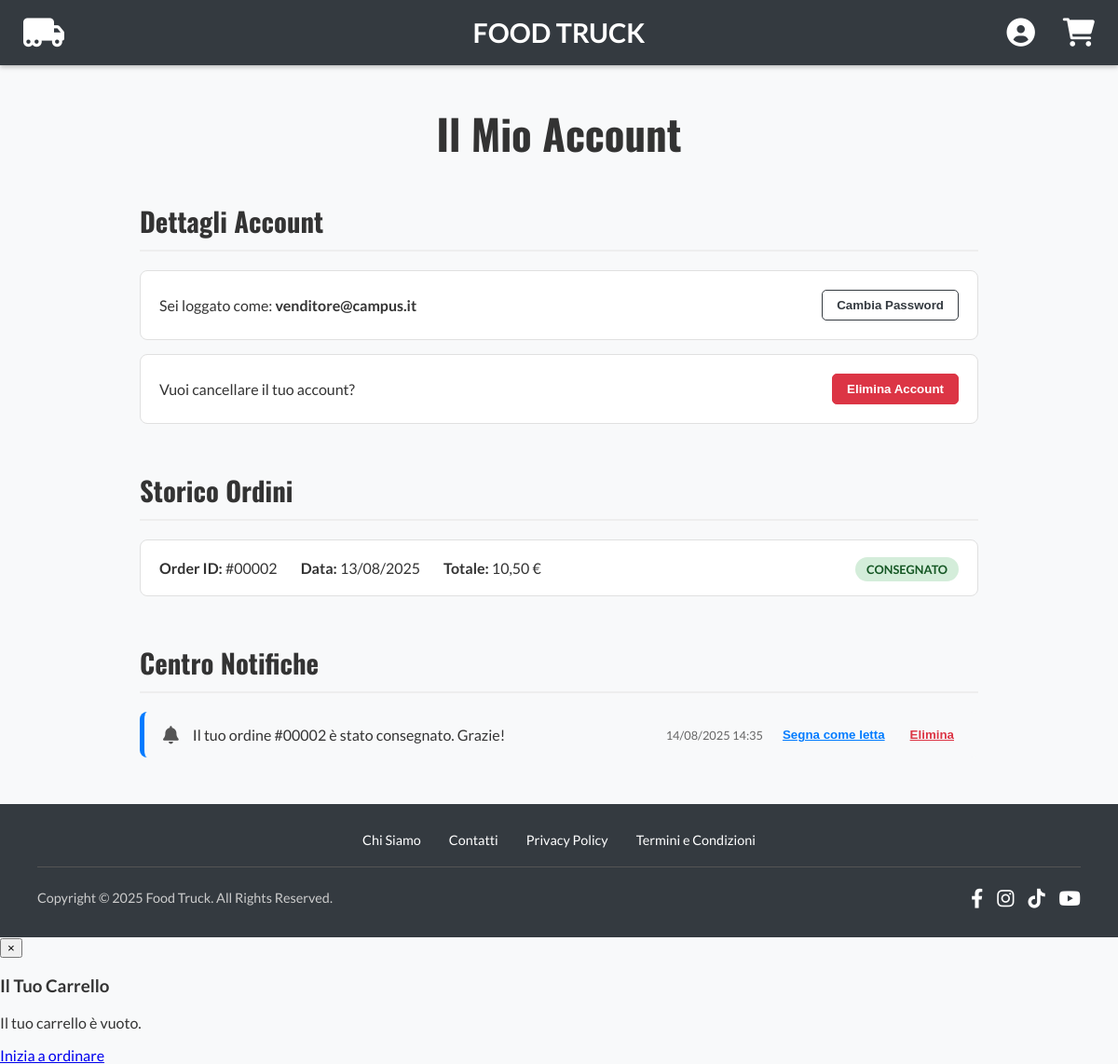
Before: /account.php (signed in) with the older database file.
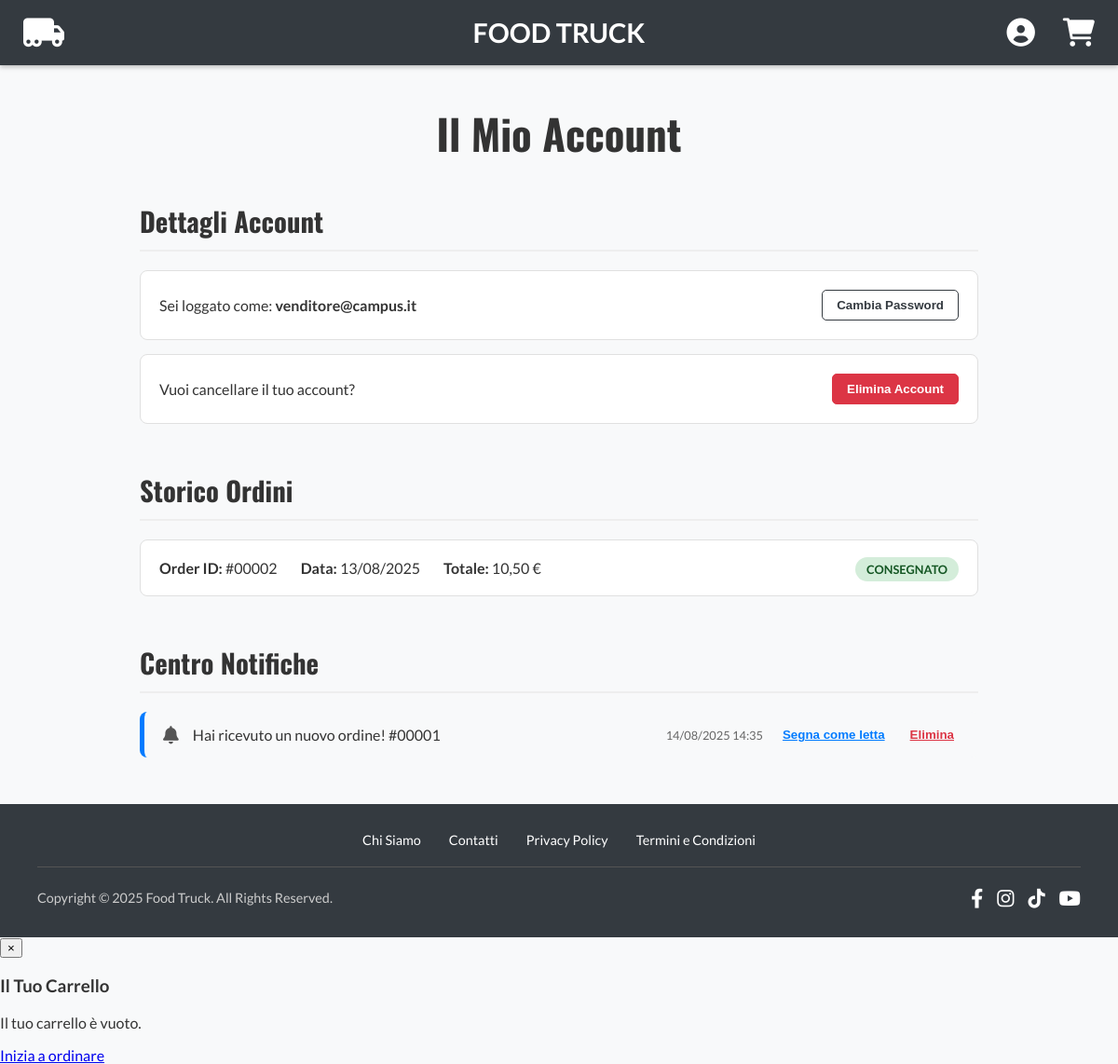
After: the same page with the newer database file.
### tables this page shows
CREATE TABLE IF NOT EXISTS `Ordini` (
    `id_ordine` INT AUTO_INCREMENT PRIMARY KEY,
    `id_utente` INT NOT NULL,
    `data_ordine` DATETIME NOT NULL DEFAULT CURRENT_TIMESTAMP,
    `totale` DECIMAL(6,2) NOT NULL CHECK (totale >= 0),
    `stato` ENUM('ricevuto', 'in_preparazione', 'in_consegna', 'consegnato', 'annullato') NOT NULL DEFAULT 'ricevuto',
    `fascia_oraria_consegna` VARCHAR(50) NOT NULL,
    `aula_consegna` VARCHAR(50),  
    `nome_ricevente` VARCHAR(100) NOT NULL,
    `cognome_ricevente` VARCHAR(100) NOT NULL,
    `note_utente` TEXT,  
    FOREIGN KEY (`id_utente`) REFERENCES `Utenti`(`id_utente`)
);

CREATE TABLE IF NOT EXISTS `Notifiche` (
    `id_notifica` INT AUTO_INCREMENT PRIMARY KEY,
    `id_utente_destinatario` INT NOT NULL,
    `messaggio` TEXT NOT NULL,
    `data_creazione` DATETIME NOT NULL DEFAULT CURRENT_TIMESTAMP,
    `letta` BOOLEAN NOT NULL DEFAULT FALSE,
    `tipo_notifica` ENUM('ordine_status', 'disponibilita_prodotto', 'messaggio_generico', 'sconto_benvenuto', 'fascia_piena_venditore', 'nuovo_ordine_venditore') NOT NULL DEFAULT 'messaggio_generico',
    `id_ordine_riferimento` INT,  
    FOREIGN KEY (`id_utente_destinatario`) REFERENCES `Utenti`(`id_utente`),
    FOREIGN KEY (`id_ordine_riferimento`) REFERENCES `Ordini`(`id_ordine`)
);

### public/account.php (the view, shortened to what this page needs)
<?php
require_once __DIR__ . '/../config/db.php';
include_once __DIR__ . '/../templates/header.php';
$user_id = $_SESSION['user_id'];
$user_email = $_SESSION['user_email'];
$ordini = [];
$stmt_ordini = $conn->prepare("SELECT id_ordine, data_ordine, totale, stato FROM Ordini WHERE id_utente = ? ORDER BY data_ordine DESC");
$stmt_ordini->bind_param("i", $user_id);
$stmt_ordini->execute();
$result_ordini = $stmt_ordini->get_result();
while ($row = $result_ordini->fetch_assoc()) {
    $ordini[] = $row;
}
$notifiche = [];
$stmt_notifiche = $conn->prepare("SELECT id_notifica, messaggio, data_creazione, letta FROM Notifiche WHERE id_utente_destinatario = ? ORDER BY data_creazione DESC");
$stmt_notifiche->bind_param("i", $user_id);
$stmt_notifiche->execute();
$result_notifiche = $stmt_notifiche->get_result();
while ($row = $result_notifiche->fetch_assoc()) {
    $notifiche[] = $row;
}
?>
<!DOCTYPE html>
<html lang="it">
<head>
    <link rel="stylesheet" href="css/account.css">
</head>
<body>
    <div class="account-container">
        <h1>Il Mio Account</h1>
        <section class="account-section">
            <h2>Dettagli Account</h2>
            <div class="details-card">
                <span>Sei loggato come: <strong><?php echo htmlspecialchars($user_email); ?></strong></span>
                <button class="btn-secondary">Cambia Password</button>
            </div>
            <div class="details-card">
                <span>Vuoi cancellare il tuo account?</span>
                <button class="btn-danger">Elimina Account</button>
            </div>
        </section>
        <section class="account-section">
            <h2>Storico Ordini</h2>
            <div class="order-history-container">
                <?php if (empty($ordini)): ?>
                    <p>Non hai ancora effettuato nessun ordine.</p>
                <?php else: ?>
                    <?php foreach ($ordini as $ordine): ?>
                        <div class="order-card">
                            <div class="order-info">
                                <span><strong>Order ID:</strong> #<?php echo str_pad($ordine['id_ordine'], 5, '0', STR_PAD_LEFT); ?></span>
                                <span><strong>Data:</strong> <?php echo date('d/m/Y', strtotime($ordine['data_ordine'])); ?></span>
                                <span><strong>Totale:</strong> <?php echo number_format($ordine['totale'], 2, ',', ''); ?> €</span>
                            </div>
                            <div class="order-status">
                                <span class="status-badge status-<?php echo strtolower(htmlspecialchars($ordine['stato'])); ?>">
                                    <?php echo htmlspecialchars(str_replace('_', ' ', $ordine['stato'])); ?>
                                </span>
                            </div>
                        </div>
                    <?php endforeach; ?>
                <?php endif; ?>
            </div>
        </section>
        <section class="account-section">
            <h2>Centro Notifiche</h2>
            <div class="notifications-container">
                <?php if (empty($notifiche)): ?>
                    <p>Nessuna notifica presente.</p>
                <?php else: ?>
                    <?php foreach ($notifiche as $notifica): ?>
                        <div class="notification-item <?php echo !$notifica['letta'] ? 'unread' : ''; ?>">
                            <div class="notification-text">
                                <i class="fas fa-bell"></i>
                                <p><?php echo htmlspecialchars($notifica['messaggio']); ?></p>
                            </div>
                            <div class="notification-actions">
                                <span><?php echo date('d/m/Y H:i', strtotime($notifica['data_creazione'])); ?></span>
                                <?php if (!$notifica['letta']): ?>
                                    <button class="btn-link">Segna come letta</button>
                                <?php endif; ?>
                                <button class="btn-link-danger">Elimina</button>
                            </div>
                        </div>
                    <?php endforeach; ?>
                <?php endif; ?>
            </div>
        </section>
    </div>
    <?php include_once __DIR__ . '/../templates/footer.php'; ?>

### templates/header.php (shortened to what this page needs)
<?php
$is_logged_in = isset($_SESSION['user_id']);
?>
<!DOCTYPE html>
<html lang="it">
<head>
    <link rel="stylesheet" href="css/style.css">
    <link rel="stylesheet" href="css/header.css">
    <link rel="stylesheet" href="css/footer.css">
    <link rel="stylesheet" href="https://cdnjs.cloudflare.com/ajax/libs/font-awesome/6.0.0-beta3/css/all.min.css">
</head>
<body>
    <header class="header-fixed-top">
        <nav class="header-nav">
            <div class="header-left">
                <a href="index.php" aria-label="Torna alla Home"><i class="fas fa-truck-moving"></i></a>
            </div>
            <div class="header-center">
                <a href="index.php">Food Truck</a>
            </div>
            <div class="header-right">
                <?php if ($is_logged_in): ?>
                    <div class="user-menu-container">
                        <a href="account.php" aria-label="Profilo Utente"><i class="fas fa-user-circle"></i></a>
                    </div>
                    <div class="header-cart-container">
                        <a href="checkout.php" class="header-icon-link" aria-label="Carrello">
                            <i class="fas fa-shopping-cart"></i>
                        </a>
                    </div>
                <?php else: ?>
                    <a href="login.php" aria-label="Accedi o Registrati"><i class="fas fa-user-circle"></i></a>
                    <a href="login.php" aria-label="Carrello"><i class="fas fa-shopping-cart"></i></a>
                <?php endif; ?>
            </div>
        </nav>
    </header>
    <main>

### templates/footer.php (shortened to what this page needs)
</main>
<footer class="site-footer">
    <div class="footer-top">
        <a href="whoweare.php">Chi Siamo</a>
        <a href="contacts.php">Contatti</a>
        <a href="privacy.php">Privacy Policy</a>
        <a href="termini.php">Termini e Condizioni</a>
    </div>
    <div class="footer-bottom">
        <span>Copyright &copy; <?php echo date('Y'); ?> Food Truck. All Rights Reserved.</span>
        <div class="footer-social">
            <a href="#" aria-label="Facebook"><i class="fab fa-facebook-f"></i></a>
            <a href="#" aria-label="Instagram"><i class="fab fa-instagram"></i></a>
            <a href="#" aria-label="TikTok"><i class="fab fa-tiktok"></i></a>
            <a href="#" aria-label="YouTube"><i class="fab fa-youtube"></i></a>
        </div>
    </div>
</footer>
<div id="cart-overlay" class="cart-overlay-container">
    <div class="cart-overlay-content">
        <button id="close-cart-overlay" class="cart-overlay-close-btn">&times;</button>
        <h3>Il Tuo Carrello</h3>
        <div class="cart-overlay-empty">
            <p>Il tuo carrello è vuoto.</p>
            <a href="order.php" class="btn-hero">Inizia a ordinare</a>
        </div>
    </div>
</div>
</body>
</html>

### public/css/style.css (style rules this page uses)
body { margin: 0; font-family: 'Lato', sans-serif; background-color: #f8f9fa; color: #333; padding-top: 70px; overflow-x: hidden; }

### public/css/header.css (style rules this page uses)
.header-fixed-top { position: fixed; top: 0; left: 0; width: 100%; background-color: #343a40; z-index: 1030; box-shadow: 0 2px 5px rgba(0, 0, 0, 0.25); }
.header-nav { display: flex; flex-direction: row; align-items: center; height: 70px; padding: 0; box-sizing: border-box; }
.header-left, .header-center, .header-right { flex: 1; display: flex; align-items: center; }
.header-left { justify-content: flex-start; padding-left: 25px; }
.header-center { justify-content: center; }
.header-right { justify-content: flex-end; gap: 30px; padding-right: 25px; }
.header-nav a { color: white; text-decoration: none; transition: color 0.2s ease; }
.header-icon-link { position: relative; }
.header-left i { font-size: 2.2rem; }
.header-center a { font-size: 1.8rem; font-weight: bold; text-transform: uppercase; }
.header-right i { font-size: 1.9rem; }
.user-menu-container { position: relative; }
.header-cart-container { position: relative; }

### public/css/footer.css (style rules this page uses)
.site-footer { background-color: #343a40; color: #ccc; padding: 30px 40px; font-size: 0.9rem; }
.footer-top { display: flex; justify-content: center; gap: 30px; padding-bottom: 20px; margin-bottom: 20px; border-bottom: 1px solid #555; }
.footer-top a { color: white; text-decoration: none; transition: text-decoration 0.2s; }
.footer-bottom { display: flex; justify-content: space-between; align-items: center; flex-wrap: wrap; gap: 15px; }
.footer-social { display: flex; gap: 15px; }
.footer-social a { color: white; font-size: 1.3rem; transition: color 0.2s; }

### public/css/account.css (style rules this page uses)
.account-container { max-width: 900px; margin: 40px auto; padding: 0 20px; }
.account-container h1 { font-family: 'Oswald', sans-serif; font-size: 2.8rem; text-align: center; margin-bottom: 40px; }
.account-section { margin-bottom: 50px; }
.account-section h2 { font-family: 'Oswald', sans-serif; font-size: 1.8rem; border-bottom: 2px solid #eee; padding-bottom: 10px; margin-bottom: 20px; }
.details-card { background: white; padding: 20px; border-radius: 8px; border: 1px solid #e0e0e0; display: flex; justify-content: space-between; align-items: center; margin-bottom: 15px; }
.btn-secondary { padding: 8px 15px; border: 1px solid #343a40; background-color: transparent; color: #343a40; font-weight: bold; border-radius: 5px; cursor: pointer; }
.btn-danger { padding: 8px 15px; border: 1px solid #dc3545; background-color: #dc3545; color: white; font-weight: bold; border-radius: 5px; cursor: pointer; }
.order-card { background: white; padding: 20px; border-radius: 8px; border: 1px solid #e0e0e0; display: flex; justify-content: space-between; align-items: center; margin-bottom: 15px; }
.order-info { display: flex; gap: 25px; }
.status-badge { padding: 5px 12px; border-radius: 20px; font-weight: bold; font-size: 0.8rem; text-transform: uppercase; }
.status-consegnato { background-color: #d4edda; color: #155724; }
.notification-item { background: white; padding: 15px 20px; border-radius: 8px; border-left: 5px solid #ccc; display: flex; justify-content: space-between; align-items: center; margin-bottom: 15px; }
.notification-item.unread { border-left-color: #007bff; background-color: #f8f9fa; }
.notification-text { display: flex; align-items: center; gap: 15px; }
.notification-text i { color: #555; font-size: 1.2rem; }
.notification-text p { margin: 0; }
.notification-actions { display: flex; align-items: center; gap: 15px; font-size: 0.8rem; color: #666; }
.btn-link, .btn-link-danger { background: none; border: none; cursor: pointer; text-decoration: underline; font-weight: bold; }
.btn-link { color: #007bff; }
.btn-link-danger { color: #dc3545; }

Changed rows visible on the page:
no longer on this page (row edited): notifiche: messaggio "Il tuo ordine #00002 è stato consegnato. Grazie!", data_creazione "14/08/2025 14:35", letta "Segna come letta"
now on this page (row edited): notifiche: messaggio "Hai ricevuto un nuovo ordine! #00001", data_creazione "14/08/2025 14:35", letta "Segna come letta"
